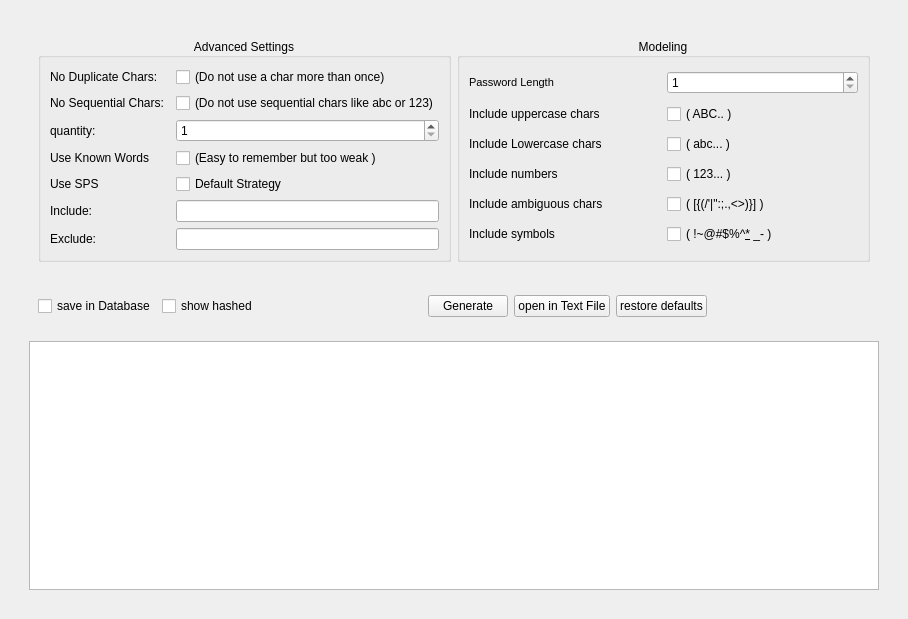
<?xml version="1.0" encoding="UTF-8"?>
<ui version="4.0">
 <class>GeneratorTab</class>
 <widget class="QWidget" name="GeneratorTab">
  <property name="geometry">
   <rect>
    <x>0</x>
    <y>0</y>
    <width>908</width>
    <height>619</height>
   </rect>
  </property>
  <property name="windowTitle">
   <string>Form</string>
  </property>
  <layout class="QVBoxLayout" name="verticalLayout_4">
   <item>
    <widget class="QWidget" name="mainWidget" native="true">
     <layout class="QVBoxLayout" name="verticalLayout_3">
      <item>
       <widget class="QWidget" name="widget_4" native="true">
        <layout class="QVBoxLayout" name="verticalLayout_2">
         <item>
          <widget class="QWidget" name="infoWidget" native="true">
           <property name="class" stdset="0">
            <string>widget</string>
           </property>
           <layout class="QHBoxLayout" name="horizontalLayout_3">
            <item>
             <widget class="QGroupBox" name="advancedSettingsGroupBox">
              <property name="title">
               <string>Advanced Settings</string>
              </property>
              <property name="alignment">
               <set>Qt::AlignCenter</set>
              </property>
              <layout class="QGridLayout" name="gridLayout_2">
               <item row="3" column="0">
                <widget class="QLabel" name="label_9">
                 <property name="text">
                  <string>Use Known Words</string>
                 </property>
                </widget>
               </item>
               <item row="2" column="1">
                <widget class="QSpinBox" name="passwordCountSpinBox">
                 <property name="sizePolicy">
                  <sizepolicy hsizetype="Preferred" vsizetype="Fixed">
                   <horstretch>0</horstretch>
                   <verstretch>0</verstretch>
                  </sizepolicy>
                 </property>
                 <property name="minimum">
                  <number>1</number>
                 </property>
                </widget>
               </item>
               <item row="3" column="1">
                <widget class="QCheckBox" name="knownWordsCheckBox">
                 <property name="sizePolicy">
                  <sizepolicy hsizetype="Maximum" vsizetype="Fixed">
                   <horstretch>0</horstretch>
                   <verstretch>0</verstretch>
                  </sizepolicy>
                 </property>
                 <property name="text">
                  <string>(Easy to remember but too weak )</string>
                 </property>
                </widget>
               </item>
               <item row="4" column="1">
                <widget class="QCheckBox" name="SPSCheckBox">
                 <property name="text">
                  <string>Default Strategy</string>
                 </property>
                </widget>
               </item>
               <item row="5" column="0">
                <widget class="QLabel" name="label_12">
                 <property name="text">
                  <string>Include:</string>
                 </property>
                </widget>
               </item>
               <item row="1" column="0">
                <widget class="QLabel" name="label_7">
                 <property name="text">
                  <string>No Sequential Chars:</string>
                 </property>
                </widget>
               </item>
               <item row="4" column="0">
                <widget class="QLabel" name="label_10">
                 <property name="text">
                  <string>Use SPS</string>
                 </property>
                </widget>
               </item>
               <item row="0" column="0">
                <widget class="QLabel" name="label_6">
                 <property name="text">
                  <string>No Duplicate Chars:</string>
                 </property>
                </widget>
               </item>
               <item row="0" column="1">
                <widget class="QCheckBox" name="duplicateCheckBox">
                 <property name="sizePolicy">
                  <sizepolicy hsizetype="Maximum" vsizetype="Fixed">
                   <horstretch>0</horstretch>
                   <verstretch>0</verstretch>
                  </sizepolicy>
                 </property>
                 <property name="text">
                  <string>(Do not use a char more than once)</string>
                 </property>
                </widget>
               </item>
               <item row="1" column="1">
                <widget class="QCheckBox" name="sequentialCheckBox">
                 <property name="sizePolicy">
                  <sizepolicy hsizetype="Maximum" vsizetype="Fixed">
                   <horstretch>0</horstretch>
                   <verstretch>0</verstretch>
                  </sizepolicy>
                 </property>
                 <property name="text">
                  <string>(Do not use sequential chars like abc or 123)</string>
                 </property>
                </widget>
               </item>
               <item row="2" column="0">
                <widget class="QLabel" name="label_8">
                 <property name="text">
                  <string>quantity:</string>
                 </property>
                </widget>
               </item>
               <item row="6" column="0">
                <widget class="QLabel" name="label_13">
                 <property name="text">
                  <string>Exclude:</string>
                 </property>
                </widget>
               </item>
               <item row="5" column="1">
                <widget class="QLineEdit" name="includeLineEdit">
                 <property name="sizePolicy">
                  <sizepolicy hsizetype="Preferred" vsizetype="Fixed">
                   <horstretch>0</horstretch>
                   <verstretch>0</verstretch>
                  </sizepolicy>
                 </property>
                </widget>
               </item>
               <item row="6" column="1">
                <widget class="QLineEdit" name="excludeLineEdit">
                 <property name="sizePolicy">
                  <sizepolicy hsizetype="Preferred" vsizetype="Fixed">
                   <horstretch>0</horstretch>
                   <verstretch>0</verstretch>
                  </sizepolicy>
                 </property>
                </widget>
               </item>
              </layout>
             </widget>
            </item>
            <item>
             <widget class="QGroupBox" name="modelingGroupBox">
              <property name="title">
               <string>Modeling</string>
              </property>
              <property name="alignment">
               <set>Qt::AlignCenter</set>
              </property>
              <layout class="QGridLayout" name="gridLayout_3">
               <item row="1" column="1">
                <widget class="QCheckBox" name="uppercaseCheckBox">
                 <property name="sizePolicy">
                  <sizepolicy hsizetype="Preferred" vsizetype="Fixed">
                   <horstretch>0</horstretch>
                   <verstretch>0</verstretch>
                  </sizepolicy>
                 </property>
                 <property name="text">
                  <string>( ABC.. )</string>
                 </property>
                </widget>
               </item>
               <item row="3" column="0">
                <widget class="QLabel" name="label">
                 <property name="text">
                  <string>Include numbers</string>
                 </property>
                </widget>
               </item>
               <item row="5" column="0">
                <widget class="QLabel" name="label_5">
                 <property name="text">
                  <string>Include symbols</string>
                 </property>
                </widget>
               </item>
               <item row="1" column="0">
                <widget class="QLabel" name="label_3">
                 <property name="text">
                  <string>Include uppercase chars</string>
                 </property>
                </widget>
               </item>
               <item row="5" column="1">
                <widget class="QCheckBox" name="symbolsCheckBox">
                 <property name="text">
                  <string>( !~@#$%^&amp;* _- )</string>
                 </property>
                </widget>
               </item>
               <item row="4" column="0">
                <widget class="QLabel" name="label_4">
                 <property name="text">
                  <string>Include ambiguous chars</string>
                 </property>
                </widget>
               </item>
               <item row="4" column="1">
                <widget class="QCheckBox" name="ambiguousCharsCheckBox">
                 <property name="text">
                  <string>( [{(/'|&quot;:;.,&lt;&gt;)}] )</string>
                 </property>
                </widget>
               </item>
               <item row="2" column="1">
                <widget class="QCheckBox" name="lowercaseCheckBox">
                 <property name="sizePolicy">
                  <sizepolicy hsizetype="Preferred" vsizetype="Fixed">
                   <horstretch>0</horstretch>
                   <verstretch>0</verstretch>
                  </sizepolicy>
                 </property>
                 <property name="text">
                  <string>( abc... )</string>
                 </property>
                </widget>
               </item>
               <item row="3" column="1">
                <widget class="QCheckBox" name="numbersCheckBox">
                 <property name="text">
                  <string>( 123... )</string>
                 </property>
                </widget>
               </item>
               <item row="2" column="0">
                <widget class="QLabel" name="label_2">
                 <property name="text">
                  <string>Include Lowercase chars</string>
                 </property>
                </widget>
               </item>
               <item row="0" column="0">
                <widget class="QLabel" name="label_11">
                 <property name="font">
                  <font>
                   <pointsize>8</pointsize>
                  </font>
                 </property>
                 <property name="text">
                  <string>Password Length</string>
                 </property>
                </widget>
               </item>
               <item row="0" column="1">
                <widget class="QSpinBox" name="passwordLengthSpinBox">
                 <property name="minimum">
                  <number>1</number>
                 </property>
                </widget>
               </item>
              </layout>
             </widget>
            </item>
           </layout>
          </widget>
         </item>
         <item>
          <widget class="QWidget" name="buttons" native="true">
           <property name="sizePolicy">
            <sizepolicy hsizetype="Preferred" vsizetype="Preferred">
             <horstretch>0</horstretch>
             <verstretch>0</verstretch>
            </sizepolicy>
           </property>
           <layout class="QHBoxLayout" name="horizontalLayout_2">
            <item>
             <widget class="QCheckBox" name="saveInDBCheckBox">
              <property name="sizePolicy">
               <sizepolicy hsizetype="Maximum" vsizetype="Fixed">
                <horstretch>0</horstretch>
                <verstretch>0</verstretch>
               </sizepolicy>
              </property>
              <property name="text">
               <string>save in Database</string>
              </property>
             </widget>
            </item>
            <item>
             <widget class="QCheckBox" name="showHashedCheckBox">
              <property name="sizePolicy">
               <sizepolicy hsizetype="Maximum" vsizetype="Fixed">
                <horstretch>0</horstretch>
                <verstretch>0</verstretch>
               </sizepolicy>
              </property>
              <property name="text">
               <string>show hashed</string>
              </property>
             </widget>
            </item>
            <item>
             <widget class="QWidget" name="widget" native="true">
              <property name="sizePolicy">
               <sizepolicy hsizetype="Preferred" vsizetype="Maximum">
                <horstretch>0</horstretch>
                <verstretch>0</verstretch>
               </sizepolicy>
              </property>
              <layout class="QHBoxLayout" name="horizontalLayout">
               <item>
                <spacer name="horizontalSpacer">
                 <property name="orientation">
                  <enum>Qt::Horizontal</enum>
                 </property>
                 <property name="sizeHint" stdset="0">
                  <size>
                   <width>40</width>
                   <height>20</height>
                  </size>
                 </property>
                </spacer>
               </item>
               <item>
                <widget class="QPushButton" name="generatePushButton">
                 <property name="sizePolicy">
                  <sizepolicy hsizetype="Preferred" vsizetype="Fixed">
                   <horstretch>0</horstretch>
                   <verstretch>0</verstretch>
                  </sizepolicy>
                 </property>
                 <property name="text">
                  <string>Generate</string>
                 </property>
                </widget>
               </item>
               <item>
                <widget class="QPushButton" name="openInTextFilePushButton">
                 <property name="sizePolicy">
                  <sizepolicy hsizetype="Preferred" vsizetype="Fixed">
                   <horstretch>0</horstretch>
                   <verstretch>0</verstretch>
                  </sizepolicy>
                 </property>
                 <property name="text">
                  <string>open in Text File</string>
                 </property>
                </widget>
               </item>
               <item>
                <widget class="QPushButton" name="restorePushButton">
                 <property name="sizePolicy">
                  <sizepolicy hsizetype="Preferred" vsizetype="Fixed">
                   <horstretch>0</horstretch>
                   <verstretch>0</verstretch>
                  </sizepolicy>
                 </property>
                 <property name="text">
                  <string>restore defaults</string>
                 </property>
                </widget>
               </item>
               <item>
                <spacer name="horizontalSpacer_2">
                 <property name="orientation">
                  <enum>Qt::Horizontal</enum>
                 </property>
                 <property name="sizeHint" stdset="0">
                  <size>
                   <width>40</width>
                   <height>20</height>
                  </size>
                 </property>
                </spacer>
               </item>
              </layout>
             </widget>
            </item>
           </layout>
          </widget>
         </item>
         <item>
          <widget class="QTableWidget" name="tableWidget"/>
         </item>
        </layout>
       </widget>
      </item>
     </layout>
    </widget>
   </item>
  </layout>
 </widget>
 <resources/>
 <connections/>
</ui>
